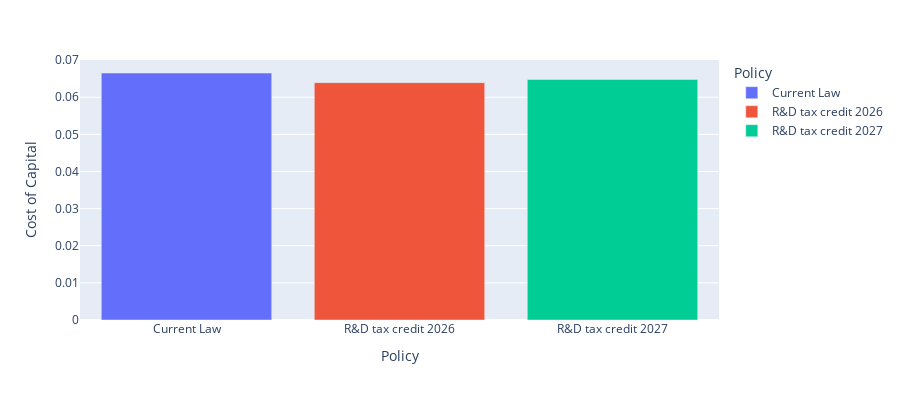

Here is the notebook cell this chart was saved with:
### Code cell
# Other results
fig2 = px.bar(
    df[(df["output_var"]=="rho") & (df["asset_type"]=="machines")], x="Policy",
    y="value", color='Policy', labels={'value':'Cost of Capital'}, height=400
)
fig2.show()

### Figure 1 — Plotly figure (JSON) as saved in the notebook; plotly's stock layout.template omitted (floating-point values rounded to 4 significant figures)
{"data": [{"hovertemplate": "Policy=%{x}<br>Cost of Capital=%{y}<extra></extra>", "legendgroup": "Current Law", "marker": {"color": "#636efa", "pattern": {"shape": ""}}, "name": "Current Law", "orientation": "v", "showlegend": true, "textposition": "auto", "type": "bar", "x": ["Current Law"], "xaxis": "x", "y": [0.06653], "yaxis": "y"}, {"hovertemplate": "Policy=%{x}<br>Cost of Capital=%{y}<extra></extra>", "legendgroup": "R&D tax credit 2026", "marker": {"color": "#EF553B", "pattern": {"shape": ""}}, "name": "R&D tax credit 2026", "orientation": "v", "showlegend": true, "textposition": "auto", "type": "bar", "x": ["R&D tax credit 2026"], "xaxis": "x", "y": [0.06394], "yaxis": "y"}, {"hovertemplate": "Policy=%{x}<br>Cost of Capital=%{y}<extra></extra>", "legendgroup": "R&D tax credit 2027", "marker": {"color": "#00cc96", "pattern": {"shape": ""}}, "name": "R&D tax credit 2027", "orientation": "v", "showlegend": true, "textposition": "auto", "type": "bar", "x": ["R&D tax credit 2027"], "xaxis": "x", "y": [0.0648], "yaxis": "y"}], "layout": {"barmode": "relative", "height": 400, "legend": {"title": {"text": "Policy"}, "tracegroupgap": 0}, "margin": {"t": 60}, "xaxis": {"anchor": "y", "categoryarray": ["Current Law", "R&D tax credit 2026", "R&D tax credit 2027"], "categoryorder": "array", "domain": [0, 1], "title": {"text": "Policy"}}, "yaxis": {"anchor": "x", "domain": [0, 1], "title": {"text": "Cost of Capital"}}}}
